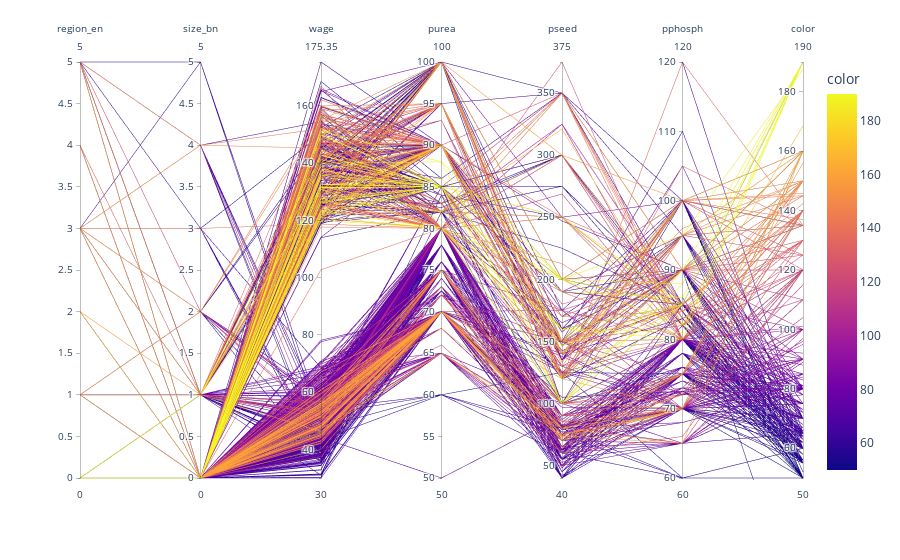

The code cell stored with this chart in its notebook:
### Code cell
fig = px.parallel_coordinates(data[['region_en','size_bn','wage','purea','pseed','pphosph']], color=data['price'])
fig.show()

### Figure 1 — Plotly figure (JSON) as saved in the notebook; plotly's stock layout.template omitted (floating-point values rounded to 4 significant figures; data arrays with more than 128 entries replaced by an {"elided": "..."} marker saying what was removed)
{"data": [{"dimensions": [{"label": "region_en", "values": {"elided": "1026 int values"}}, {"label": "size_bn", "values": {"elided": "1026 int values"}}, {"label": "wage", "values": {"elided": "1026 float values"}}, {"label": "purea", "values": {"elided": "1026 float values"}}, {"label": "pseed", "values": {"elided": "1026 float values"}}, {"label": "pphosph", "values": {"elided": "1026 float values"}}, {"label": "color", "values": {"elided": "1026 float values"}}], "domain": {"x": [0, 1], "y": [0, 1]}, "line": {"color": {"elided": "1026 float values"}, "coloraxis": "coloraxis"}, "name": "", "type": "parcoords"}], "layout": {"autosize": true, "coloraxis": {"colorbar": {"title": {"text": "color"}}, "colorscale": [[0, "#0d0887"], [0.1111, "#46039f"], [0.2222, "#7201a8"], [0.3333, "#9c179e"], [0.4444, "#bd3786"], [0.5556, "#d8576b"], [0.6667, "#ed7953"], [0.7778, "#fb9f3a"], [0.8889, "#fdca26"], [1, "#f0f921"]]}, "legend": {"tracegroupgap": 0}, "margin": {"t": 60}}}
